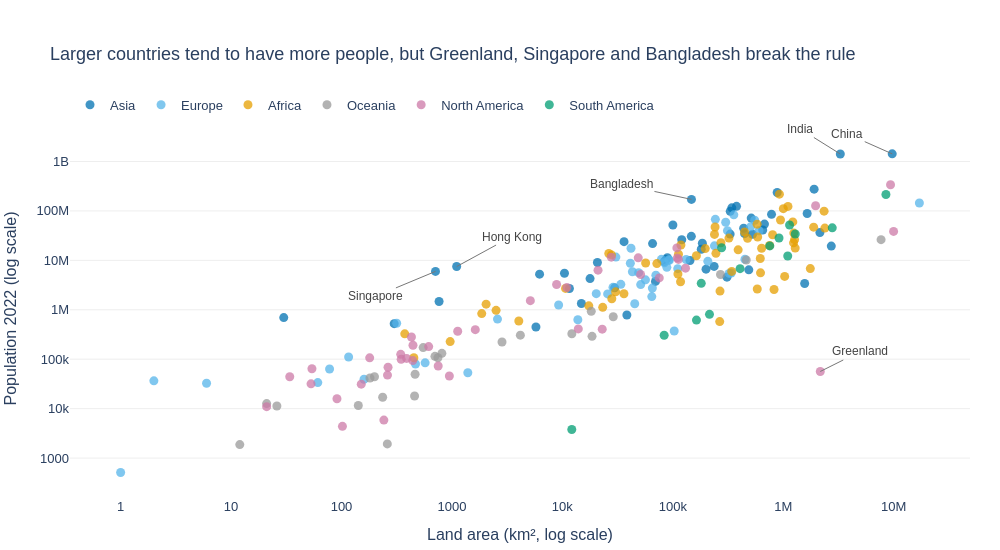

Here is the notebook cell this chart was saved with:
### Markdown cell above
**Chart choice & justification:** *Which chart did you choose, and why? Justify design choices.

*YOUR ANSWER HERE*

### Code cell
# Q3
import numpy as np

colors = {'Asia': '#0072B2', 'Africa': '#E69F00', 'Europe': '#56B4E9',
          'North America': '#CC79A7', 'South America': '#009E73', 'Oceania': '#999999'}   

fig = px.scatter(df, x='Area', y='2022 Population', color='Continent',
                 color_discrete_map=colors, hover_name='Country', log_x=True, log_y=True,
                 labels={'Area': 'Land area (km², log scale)', '2022 Population': 'Population 2022 (log scale)'},
                 title='Larger countries tend to have more people, but Greenland, Singapore and Bangladesh break the rule',
                 template='plotly_white', height=550, width=1000, opacity=0.75)

fig.update_traces(marker=dict(size=9))
fig.update_layout(font=dict(family='Arial', size=13),
                  legend=dict(orientation='h', x=0, y=1.08, title=''),
                  margin=dict(l=10, r=30, t=120, b=40),
                  xaxis=dict(showgrid=False), yaxis=dict(gridcolor='#EEEEEE'))


notes = {'Greenland': (40, -20), 'Singapore': (-60, 25), 'Hong Kong': (55, -30),
         'Bangladesh': (-70, -15), 'India': (-40, -25), 'China': (-45, -20)}
for name, (ax, ay) in notes.items():
    r = df[df['Country'] == name].iloc[0]
    fig.add_annotation(x=np.log10(r['Area']), y=np.log10(r['2022 Population']), text=name,
                       showarrow=True, arrowhead=0, arrowcolor='#777777', ax=ax, ay=ay,
                       font=dict(size=12, color='#444444', family='Arial'))
fig.show()

### Figure 1 — Plotly figure (JSON) as saved in the notebook; plotly's stock layout.template omitted (floating-point values rounded to 4 significant figures)
{"data": [{"hovertemplate": "<b>%{hovertext}</b><br><br>Continent=Asia<br>Land area (km², log scale)=%{x}<br>Population 2022 (log scale)=%{y}<extra></extra>", "hovertext": ["Afghanistan", "Armenia", "Azerbaijan", "Bahrain", "Bangladesh", "Bhutan", "Brunei", "Cambodia", "China", "Georgia", "Hong Kong", "India", "Indonesia", "Iran", "Iraq", "Israel", "Japan", "Jordan", "Kazakhstan", "Kuwait", "Kyrgyzstan", "Laos", "Lebanon", "Macau", "Malaysia", "Maldives", "Mongolia", "Myanmar", "Nepal", "North Korea", "Oman", "Pakistan", "Palestine", "Philippines", "Qatar", "Saudi Arabia", "Singapore", "South Korea", "Sri Lanka", "Syria", "Taiwan", "Tajikistan", "Thailand", "Timor-Leste", "Turkey", "Turkmenistan", "United Arab Emirates", "Uzbekistan", "Vietnam", "Yemen"], "legendgroup": "Asia", "marker": {"color": "#0072B2", "opacity": 0.75, "size": 9, "symbol": "circle"}, "mode": "markers", "name": "Asia", "orientation": "v", "showlegend": true, "type": "scatter", "x": [652230, 29743, 86600, 765, 147570, 38394, 5765, 181035, 9706961, 69700, 1104, 3287590, 1904569, 1648195, 438317, 20770, 377930, 89342, 2724900, 17818, 199951, 236800, 10452, 30, 330803, 300, 1564110, 676578, 147181, 120538, 309500, 881912, 6220, 342353, 11586, 2149690, 710, 100210, 65610, 185180, 36193, 143100, 513120, 14874, 783562, 488100, 83600, 447400, 331212, 527968], "xaxis": "x", "y": [41128771, 2780469, 10358074, 1472233, 171186372, 782455, 449002, 16767842, 1425887337, 3744385, 7488865, 1417173173, 275501339, 88550570, 44496122, 9038309, 123951692, 11285869, 19397998, 4268873, 6630623, 7529475, 5489739, 695168, 33938221, 523787, 3398366, 54179306, 30547580, 26069416, 4576298, 235824862, 5250072, 115559009, 2695122, 36408820, 5975689, 51815810, 21832143, 22125249, 23893394, 9952787, 71697030, 1341296, 85341241, 6430770, 9441129, 34627652, 98186856, 33696614], "yaxis": "y"}, {"hovertemplate": "<b>%{hovertext}</b><br><br>Continent=Europe<br>Land area (km², log scale)=%{x}<br>Population 2022 (log scale)=%{y}<extra></extra>", "hovertext": ["Albania", "Andorra", "Austria", "Belarus", "Belgium", "Bosnia and Herzegovina", "Bulgaria", "Croatia", "Cyprus", "Czech Republic", "Denmark", "Estonia", "Faroe Islands", "Finland", "France", "Germany", "Gibraltar", "Greece", "Guernsey", "Hungary", "Iceland", "Ireland", "Isle of Man", "Italy", "Jersey", "Latvia", "Liechtenstein", "Lithuania", "Luxembourg", "Malta", "Moldova", "Monaco", "Montenegro", "Netherlands", "North Macedonia", "Norway", "Poland", "Portugal", "Romania", "Russia", "San Marino", "Serbia", "Slovakia", "Slovenia", "Spain", "Sweden", "Switzerland", "Ukraine", "United Kingdom", "Vatican City"], "legendgroup": "Europe", "marker": {"color": "#56B4E9", "opacity": 0.75, "size": 9, "symbol": "circle"}, "mode": "markers", "name": "Europe", "orientation": "v", "showlegend": true, "type": "scatter", "x": [28748, 468, 83871, 207600, 30528, 51209, 110879, 56594, 9251, 78865, 43094, 45227, 1393, 338424, 551695, 357114, 6, 131990, 78, 93028, 103000, 70273, 572, 301336, 116, 64559, 160, 65300, 2586, 316, 33846, 2, 13812, 41850, 25713, 323802, 312679, 92090, 238391, 17098242, 61, 88361, 49037, 20273, 505992, 450295, 41284, 603500, 242900, 1], "xaxis": "x", "y": [2842321, 79824, 8939617, 9534954, 11655930, 3233526, 6781953, 4030358, 1251488, 10493986, 5882261, 1326062, 53090, 5540745, 64626628, 83369843, 32649, 10384971, 63301, 9967308, 372899, 5023109, 84519, 59037474, 110778, 1850651, 39327, 2750055, 647599, 533286, 3272996, 36469, 627082, 17564014, 2093599, 5434319, 39857145, 10270865, 19659267, 144713314, 33660, 7221365, 5643453, 2119844, 47558630, 10549347, 8740472, 39701739, 67508936, 510], "yaxis": "y"}, {"hovertemplate": "<b>%{hovertext}</b><br><br>Continent=Africa<br>Land area (km², log scale)=%{x}<br>Population 2022 (log scale)=%{y}<extra></extra>", "hovertext": ["Algeria", "Angola", "Benin", "Botswana", "Burkina Faso", "Burundi", "Cameroon", "Cape Verde", "Central African Republic", "Chad", "Comoros", "Djibouti", "DR Congo", "Egypt", "Equatorial Guinea", "Eritrea", "Eswatini", "Ethiopia", "Gabon", "Gambia", "Ghana", "Guinea", "Guinea-Bissau", "Ivory Coast", "Kenya", "Lesotho", "Liberia", "Libya", "Madagascar", "Malawi", "Mali", "Mauritania", "Mauritius", "Mayotte", "Morocco", "Mozambique", "Namibia", "Niger", "Nigeria", "Republic of the Congo", "Reunion", "Rwanda", "Sao Tome and Principe", "Senegal", "Seychelles", "Sierra Leone", "Somalia", "South Africa", "South Sudan", "Sudan", "Tanzania", "Togo", "Tunisia", "Uganda", "Western Sahara", "Zambia", "Zimbabwe"], "legendgroup": "Africa", "marker": {"color": "#E69F00", "opacity": 0.75, "size": 9, "symbol": "circle"}, "mode": "markers", "name": "Africa", "orientation": "v", "showlegend": true, "type": "scatter", "x": [2381741, 1246700, 112622, 582000, 272967, 27834, 475442, 4033, 622984, 1284000, 1862, 23200, 2344858, 1002450, 28051, 117600, 17364, 1104300, 267668, 10689, 238533, 245857, 36125, 322463, 580367, 30355, 111369, 1759540, 587041, 118484, 1240192, 1030700, 2040, 374, 446550, 801590, 825615, 1267000, 923768, 342000, 2511, 26338, 964, 196722, 452, 71740, 637657, 1221037, 619745, 1886068, 945087, 56785, 163610, 241550, 266000, 752612, 390757], "xaxis": "x", "y": [44903225, 35588987, 13352864, 2630296, 22673762, 12889576, 27914536, 593149, 5579144, 17723315, 836774, 1120849, 99010212, 110990103, 1674908, 3684032, 1201670, 123379924, 2388992, 2705992, 33475870, 13859341, 2105566, 28160542, 54027487, 2305825, 5302681, 6812341, 29611714, 20405317, 22593590, 4736139, 1299469, 326101, 37457971, 32969517, 2567012, 26207977, 218541212, 5970424, 974052, 13776698, 227380, 17316449, 107118, 8605718, 17597511, 59893885, 10913164, 46874204, 65497748, 8848699, 12356117, 47249585, 575986, 20017675, 16320537], "yaxis": "y"}, {"hovertemplate": "<b>%{hovertext}</b><br><br>Continent=Oceania<br>Land area (km², log scale)=%{x}<br>Population 2022 (log scale)=%{y}<extra></extra>", "hovertext": ["American Samoa", "Australia", "Cook Islands", "Fiji", "French Polynesia", "Guam", "Kiribati", "Marshall Islands", "Micronesia", "Nauru", "New Caledonia", "New Zealand", "Niue", "Northern Mariana Islands", "Palau", "Papua New Guinea", "Samoa", "Solomon Islands", "Tokelau", "Tonga", "Tuvalu", "Vanuatu", "Wallis and Futuna"], "legendgroup": "Oceania", "marker": {"color": "#999999", "opacity": 0.75, "size": 9, "symbol": "circle"}, "mode": "markers", "name": "Oceania", "orientation": "v", "showlegend": true, "type": "scatter", "x": [199, 7692024, 236, 18272, 4167, 549, 811, 181, 702, 21, 18575, 270467, 260, 464, 459, 462840, 2842, 28896, 12, 747, 26, 12189, 142], "xaxis": "x", "y": [44273, 26177413, 17011, 929766, 306279, 171774, 131232, 41569, 114164, 12668, 289950, 5185288, 1934, 49551, 18055, 10142619, 222382, 724273, 1871, 106858, 11312, 326740, 11572], "yaxis": "y"}, {"hovertemplate": "<b>%{hovertext}</b><br><br>Continent=North America<br>Land area (km², log scale)=%{x}<br>Population 2022 (log scale)=%{y}<extra></extra>", "hovertext": ["Anguilla", "Antigua and Barbuda", "Aruba", "Bahamas", "Barbados", "Belize", "Bermuda", "British Virgin Islands", "Canada", "Cayman Islands", "Costa Rica", "Cuba", "Curacao", "Dominica", "Dominican Republic", "El Salvador", "Greenland", "Grenada", "Guadeloupe", "Guatemala", "Haiti", "Honduras", "Jamaica", "Martinique", "Mexico", "Montserrat", "Nicaragua", "Panama", "Puerto Rico", "Saint Barthelemy", "Saint Kitts and Nevis", "Saint Lucia", "Saint Martin", "Saint Pierre and Miquelon", "Saint Vincent and the Grenadines", "Sint Maarten", "Trinidad and Tobago", "Turks and Caicos Islands", "United States", "United States Virgin Islands"], "legendgroup": "North America", "marker": {"color": "#CC79A7", "opacity": 0.75, "size": 9, "symbol": "circle"}, "mode": "markers", "name": "North America", "orientation": "v", "showlegend": true, "type": "scatter", "x": [91, 442, 180, 13943, 430, 22966, 54, 151, 9984670, 264, 51100, 109884, 444, 751, 48671, 21041, 2166086, 344, 1628, 108889, 27750, 112492, 10991, 1128, 1964375, 102, 130373, 75417, 8870, 21, 261, 616, 53, 242, 389, 34, 5130, 948, 9372610, 347], "xaxis": "x", "y": [15857, 93763, 106445, 409984, 281635, 405272, 64184, 31305, 38454327, 68706, 5180829, 11212191, 191163, 72737, 11228821, 6336392, 56466, 125438, 395752, 17843908, 11584996, 10432860, 2827377, 367507, 127504125, 4390, 6948392, 4408581, 3252407, 10967, 47657, 179857, 31791, 5862, 103948, 44175, 1531044, 45703, 338289857, 99465], "yaxis": "y"}, {"hovertemplate": "<b>%{hovertext}</b><br><br>Continent=South America<br>Land area (km², log scale)=%{x}<br>Population 2022 (log scale)=%{y}<extra></extra>", "hovertext": ["Argentina", "Bolivia", "Brazil", "Chile", "Colombia", "Ecuador", "Falkland Islands", "French Guiana", "Guyana", "Paraguay", "Peru", "Suriname", "Uruguay", "Venezuela"], "legendgroup": "South America", "marker": {"color": "#009E73", "opacity": 0.75, "size": 9, "symbol": "circle"}, "mode": "markers", "name": "South America", "orientation": "v", "showlegend": true, "type": "scatter", "x": [2780400, 1098581, 8515767, 756102, 1141748, 276841, 12173, 83534, 214969, 406752, 1285216, 163820, 181034, 916445], "xaxis": "x", "y": [45510318, 12224110, 215313498, 19603733, 51874024, 18001000, 3780, 304557, 808726, 6780744, 34049588, 618040, 3422794, 28301696], "yaxis": "y"}], "layout": {"annotations": [{"arrowcolor": "#777777", "arrowhead": 0, "ax": 40, "ay": -20, "font": {"color": "#444444", "family": "Arial", "size": 12}, "showarrow": true, "text": "Greenland", "x": 6.336, "y": 4.752}, {"arrowcolor": "#777777", "arrowhead": 0, "ax": -60, "ay": 25, "font": {"color": "#444444", "family": "Arial", "size": 12}, "showarrow": true, "text": "Singapore", "x": 2.851, "y": 6.776}, {"arrowcolor": "#777777", "arrowhead": 0, "ax": 55, "ay": -30, "font": {"color": "#444444", "family": "Arial", "size": 12}, "showarrow": true, "text": "Hong Kong", "x": 3.043, "y": 6.874}, {"arrowcolor": "#777777", "arrowhead": 0, "ax": -70, "ay": -15, "font": {"color": "#444444", "family": "Arial", "size": 12}, "showarrow": true, "text": "Bangladesh", "x": 5.169, "y": 8.233}, {"arrowcolor": "#777777", "arrowhead": 0, "ax": -40, "ay": -25, "font": {"color": "#444444", "family": "Arial", "size": 12}, "showarrow": true, "text": "India", "x": 6.517, "y": 9.151}, {"arrowcolor": "#777777", "arrowhead": 0, "ax": -45, "ay": -20, "font": {"color": "#444444", "family": "Arial", "size": 12}, "showarrow": true, "text": "China", "x": 6.987, "y": 9.154}], "font": {"family": "Arial", "size": 13}, "height": 550, "legend": {"orientation": "h", "title": {"text": ""}, "tracegroupgap": 0, "x": 0, "y": 1.08}, "margin": {"b": 40, "l": 10, "r": 30, "t": 120}, "title": {"text": "Larger countries tend to have more people, but Greenland, Singapore and Bangladesh break the rule"}, "width": 1000, "xaxis": {"anchor": "y", "domain": [0, 1], "showgrid": false, "title": {"text": "Land area (km², log scale)"}, "type": "log"}, "yaxis": {"anchor": "x", "domain": [0, 1], "gridcolor": "#EEEEEE", "title": {"text": "Population 2022 (log scale)"}, "type": "log"}}}
